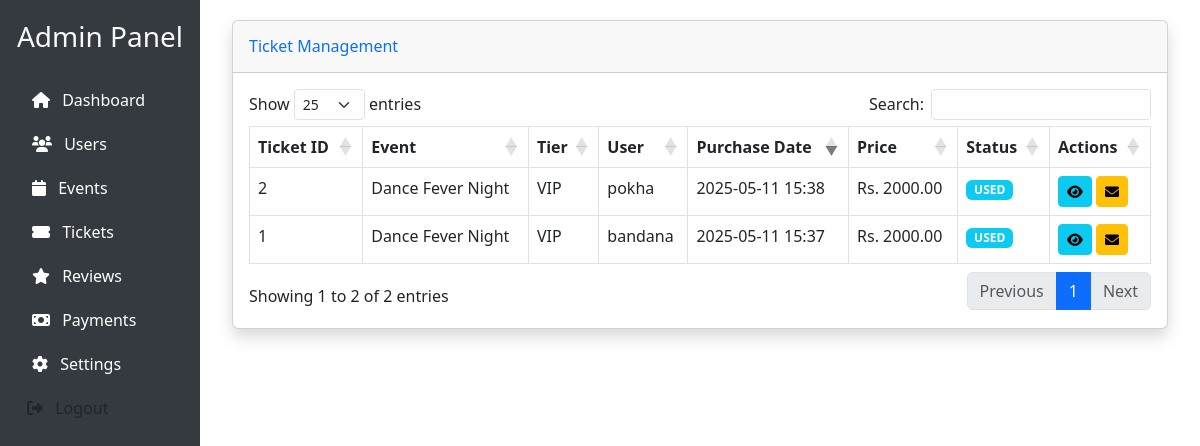
Screenshot of /custom-admin/tickets/ (signed in) with the database file from the repository.
### events/models.py (models this page shows, shortened)
class Ticket(models.Model):
    STATUS_CHOICES = [
        ('PENDING', 'Pending'),
        ('SOLD', 'Sold'),
        ('CANCELLED', 'Cancelled'),
        ('USED', 'Used'),
    ]
    tier = models.ForeignKey(TicketTier, on_delete=models.CASCADE, related_name='tickets')
    user = models.ForeignKey(User, on_delete=models.CASCADE)
    purchase_date = models.DateTimeField(auto_now_add=True)
    status = models.CharField(max_length=20, choices=STATUS_CHOICES, default='PENDING')
    qr_code = models.ImageField(upload_to='qr_codes/', blank=True)
    payment_id = models.CharField(max_length=100, blank=True)
    updated_at = models.DateTimeField(auto_now=True)
    check_in_time = models.DateTimeField(null=True, blank=True)

class TicketTier(models.Model):
    TIER_CHOICES = [
        ('VIP', 'VIP'),
        ('GENERAL', 'General Admission'),
        ('EARLY_BIRD', 'Early Bird'),
    ]
    event = models.ForeignKey(Event, on_delete=models.CASCADE, related_name='ticket_tiers')
    name = models.CharField(max_length=50, choices=TIER_CHOICES)
    price = models.DecimalField(max_digits=10, decimal_places=2)
    quantity = models.PositiveIntegerField()
    description = models.TextField()

class Event(models.Model):
    CATEGORY_CHOICES = [
        ('MUSIC', 'Music'),
        ('EDUCATION', 'Education'),
        ('SPORTS', 'Sports'),
        ('COMMUNITY', 'Community'),
        ('OTHER', 'Other'),
    ]
    title = models.CharField(max_length=200)
    description = models.TextField()
    organizer = models.ForeignKey(User, on_delete=models.CASCADE)
    category = models.CharField(max_length=20, choices=CATEGORY_CHOICES)
    venue = models.CharField(max_length=200)
    date = models.DateField()
    time = models.TimeField()
    capacity = models.PositiveIntegerField()
    image = models.ImageField(upload_to='event_images/')
    created_at = models.DateTimeField(auto_now_add=True)
    updated_at = models.DateTimeField(auto_now=True)
    is_active = models.BooleanField(default=True)

### events/admin_views.py (the view)
# urls.py: path('custom-admin/tickets/', admin_views.admin_tickets, name='admin_tickets'),
@staff_member_required
def admin_tickets(request):
    tickets = Ticket.objects.select_related('user', 'tier', 'tier__event').all()
    return render(request, 'admin_dashboard/tickets.html', {'tickets': tickets})

### templates/admin_dashboard/tickets.html (shortened to what this page needs)
{% extends 'admin_dashboard/base.html' %}
{% block content %}
<div class="container-fluid">
    <div class="card shadow mb-4">
        <div class="card-header py-3">
            <h6 class="m-0 font-weight-bold text-primary">Ticket Management</h6>
        </div>
        <div class="card-body">
            <div class="table-responsive">
                <table class="table table-bordered" id="ticketsTable">
                    <thead>
                        <tr>
                            <th>Ticket ID</th>
                            <th>Event</th>
                            <th>Tier</th>
                            <th>User</th>
                            <th>Purchase Date</th>
                            <th>Price</th>
                            <th>Status</th>
                            <th>Actions</th>
                        </tr>
                    </thead>
                    <tbody>
                        {% for ticket in tickets %}
                        <tr>
                            <td>{{ ticket.id }}</td>
                            <td>{{ ticket.tier.event.title }}</td>
                            <td>{{ ticket.tier.name }}</td>
                            <td>{{ ticket.user.username }}</td>
                            <td>{{ ticket.purchase_date|date:"Y-m-d H:i" }}</td>
                            <td>Rs. {{ ticket.tier.price }}</td>
                            <td>
                                <span class="badge bg-{% if ticket.status == 'SOLD' %}success{% elif ticket.status == 'PENDING' %}warning{% elif ticket.status == 'USED' %}info{% else %}danger{% endif %}">
                                    {{ ticket.status }}
                                </span>
                            </td>
                            <td>
                                <button class="btn btn-sm btn-info" onclick="viewTicketDetails('{{ ticket.id }}')">
                                    <i class="fas fa-eye"></i>
                                </button>
                                <button class="btn btn-sm btn-warning" onclick="resendTicket('{{ ticket.id }}')">
                                    <i class="fas fa-envelope"></i>
                                </button>
                            </td>
                        </tr>
                        {% endfor %}
                    </tbody>
                </table>
            </div>
        </div>
    </div>
</div>
{% endblock %}

### templates/admin_dashboard/base.html (shortened to what this page needs)
<!DOCTYPE html>
<html lang="en">
<head>
    <link href="https://cdn.jsdelivr.net/npm/bootstrap@5.3.0/dist/css/bootstrap.min.css" rel="stylesheet">
    <link href="https://cdnjs.cloudflare.com/ajax/libs/font-awesome/6.0.0/css/all.min.css" rel="stylesheet">
    <link href="https://cdn.datatables.net/1.11.5/css/dataTables.bootstrap5.min.css" rel="stylesheet">
</head>
<body>
    <div class="container-fluid">
        <div class="row">
            <div class="col-md-2 sidebar">
                <h3 class="text-light text-center mb-4">Admin Panel</h3>
                <nav>
                    <a href="{% url 'admin_dashboard' %}"><i class="fas fa-home me-2"></i> Dashboard</a>
                    <a href="{% url 'admin_users' %}"><i class="fas fa-users me-2"></i> Users</a>
                    <a href="{% url 'admin_events' %}"><i class="fas fa-calendar me-2"></i> Events</a>
                    <a href="{% url 'admin_tickets' %}"><i class="fas fa-ticket-alt me-2"></i> Tickets</a>
                    <a href="{% url 'admin_reviews' %}"><i class="fas fa-star me-2"></i> Reviews</a>
                    <a href="{% url 'admin_payments' %}"><i class="fas fa-money-bill me-2"></i> Payments</a>
                    <a href="{% url 'admin_settings' %}"><i class="fas fa-cog me-2"></i> Settings</a>
                    <form method="post" action="{% url 'logout' %}" style="display: inline;">
                        <button type="submit" class="btn btn-link nav-link" style="width: 100%; text-align: left; padding: 10px 15px;">
                            <i class="fas fa-sign-out-alt me-2"></i> Logout
                        </button>
                    </form>
                </nav>
            </div>
            <div class="col-md-10 main-content">
                {% block content %}
                {% endblock %}
            </div>
        </div>
    </div>
</body>
</html>

### templates/admin_dashboard/base.html (style rules this page uses)
.sidebar { min-height: 100vh; background-color: #343a40; padding-top: 20px; }
.sidebar a { color: #fff; text-decoration: none; padding: 10px 20px; display: block; }
.main-content { padding: 20px; }

### rows the page displays
Ticket: id "1", tier.event "Dance Fever Night", tier.name "VIP", user.username "bandana", purchase_date "2025-05-11 15:37", tier.price "2000.00", status "USED"
Ticket: id "2", tier.event "Dance Fever Night", tier.name "VIP", user.username "pokha", purchase_date "2025-05-11 15:38", tier.price "2000.00", status "USED"
